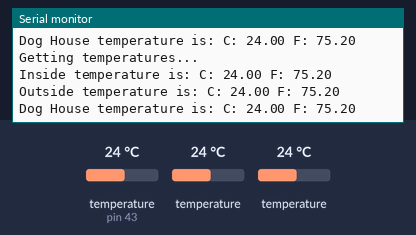
The sketch below on a simulated Arduino Uno, built with avr-gcc and run on an emulated ATmega328P. Parts: the last lines printed to the serial monitor. The test bench sets the inputs (shaded band); at power-on: temperature (sensor on pin 43) 24 °C, temperature 24 °C.

Above: at 5.2 s.
5.3 s: temperature (sensor on pin 43) set to 12 °C
At 6.68 s:
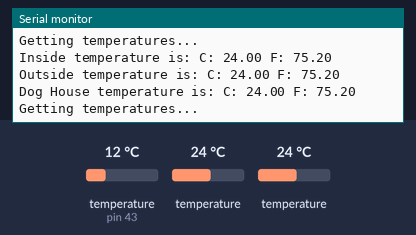
8.6 s: temperature (sensor 143) set to 12 °C
At 9.9 s:
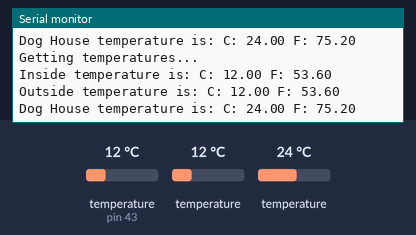
11.9 s: temperature (sensor 243) set to 12 °C
At 14.0 s:
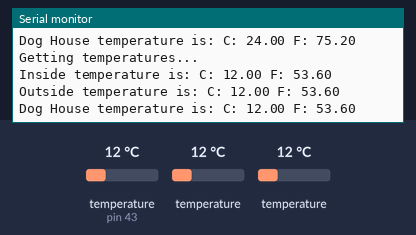
15.2 s: temperature (sensor on pin 43) set to 19 °C
At 16.6 s:
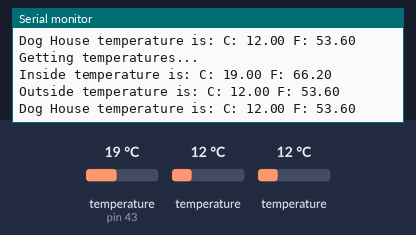
18.5 s: temperature (sensor 143) set to 19 °C
At 20.8 s:
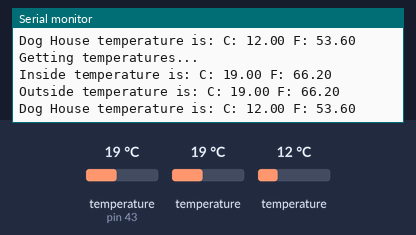
21.8 s: temperature (sensor 243) set to 19 °C
At 23.4 s:
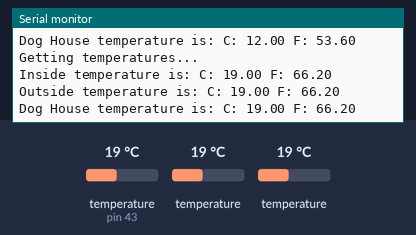
Timing chart, 0 to 24.9 s (numbered marks = the images above; inputs shaded):
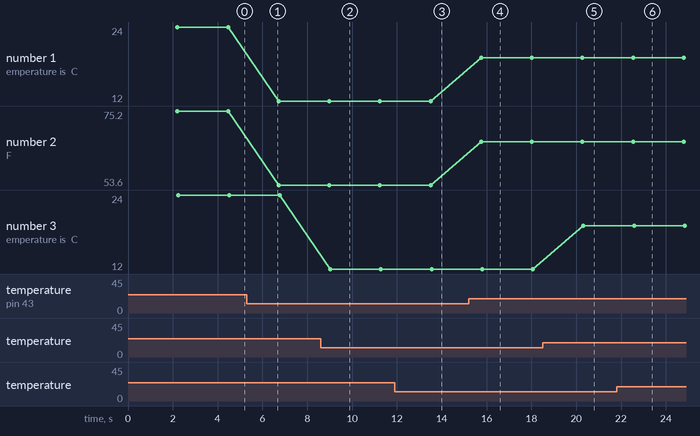

The sketch:

sample_valable_McComb.ino
```cpp
// (licence header left out)
#include <OneWire.h>
#include <DallasTemperature.h>

// Data wire is plugged into pin 3 on the Arduino
#define ONE_WIRE_BUS 43

// Setup a oneWire instance to communicate with any OneWire devices
OneWire oneWire(ONE_WIRE_BUS);

// Pass our oneWire reference to Dallas Temperature.
DallasTemperature sensors(&oneWire);

// Assign the unique addresses of your 1-Wire temp sensors.
// See the tutorial on how to obtain these addresses:
// http://www.hacktronics.com/Tutorials/arduino-1-wire-address-finder.html

DeviceAddress insideThermometer = { 0x28, 0x94, 0xE2, 0xDF, 0x02, 0x00, 0x00, 0xFE };
DeviceAddress outsideThermometer = { 0x28, 0x6B, 0xDF, 0xDF, 0x02, 0x00, 0x00, 0xC0 };
DeviceAddress dogHouseThermometer = { 0x28, 0x59, 0xBE, 0xDF, 0x02, 0x00, 0x00, 0x9F };

void setup(void)
{
  // start serial port
  Serial.begin(9600);
  // Start up the library
  sensors.begin();
  // set the resolution to 10 bit (good enough?)
  sensors.setResolution(insideThermometer, 10);
  sensors.setResolution(outsideThermometer, 10);
  sensors.setResolution(dogHouseThermometer, 10);
}

void printTemperature(DeviceAddress deviceAddress)
{
  float tempC = sensors.getTempC(deviceAddress);
  if (tempC == -127.00) {
    Serial.print("Error getting temperature");
  } else {
    Serial.print("C: ");
    Serial.print(tempC);
    Serial.print(" F: ");
    Serial.print(DallasTemperature::toFahrenheit(tempC));
  }
}

void loop(void)
{
  delay(2000);
  Serial.print("Getting temperatures...\n\r");
  sensors.requestTemperatures();

  Serial.print("Inside temperature is: ");
  printTemperature(insideThermometer);
  Serial.print("\n\r");
  Serial.print("Outside temperature is: ");
  printTemperature(outsideThermometer);
  Serial.print("\n\r");
  Serial.print("Dog House temperature is: ");
  printTemperature(dogHouseThermometer);
  Serial.print("\n\r\n\r");
}
```

Measured:
- after the input at 8.6 s, the serial monitor: prints a new line after 0.43 s (image 2)
- after the input at 11.9 s, the serial monitor: prints a new line after 1.7 s (image 3)
- after the input at 15.2 s, the serial monitor: prints a new line after 0.56 s (image 4)
- after the input at 18.5 s, the serial monitor: prints a new line after 1.8 s (image 5)
- after the input at 21.8 s, the serial monitor: prints a new line after 0.83 s (image 6)
- plotted number 1: 24 → 12 after the input at 5.3 s, 12 → 19 after the input at 15.2 s
- plotted number 2: 75.2 → 53.6 after the input at 5.3 s, 53.6 → 66.2 after the input at 15.2 s
